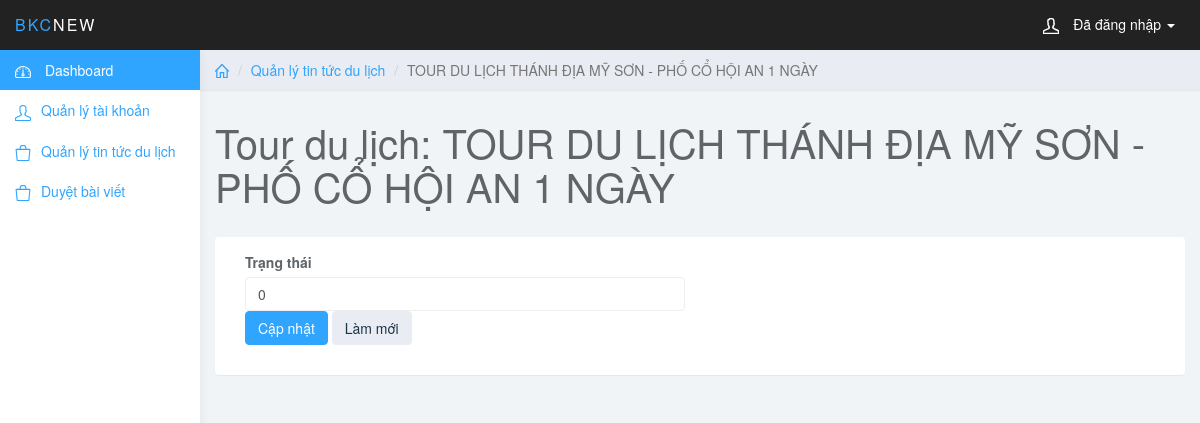
Page /admin/index.php?page=edit_status&prd_id=10 (signed in) on the committed database.
### tables this page shows
CREATE TABLE `product` (
  `prd_id` int(11) NOT NULL,
  `prd_name` varchar(255) NOT NULL,
  `prd_image` varchar(255) NOT NULL,
  `status` int(1) NOT NULL,
  `created` date,
  `user_full` varchar(255) NOT NULL,
  `prd_details` text NOT NULL
);

### admin/modules/product/edit_status.php (the view, shortened to what this page needs)
<?php
 if(isset($_GET['prd_id'])) {
     $prd_id = $_GET['prd_id'];
     $sqlProd = "SELECT * FROM product WHERE prd_id = $prd_id";
     $resultProd = mysqli_query($conn, $sqlProd);
     $prodEdit = mysqli_fetch_assoc($resultProd);
 }else{
     header('location: index.php?page=product');
 }
?>
<div class="col-sm-9 col-sm-offset-3 col-lg-10 col-lg-offset-2 main">
    <div class="row">
        <ol class="breadcrumb">
            <li><a href="#"><svg class="glyph stroked home"><use xlink:href="#stroked-home"></use></svg></a></li>
            <li><a href="">Quản lý tin tức du lịch</a></li>
            <li class="active"><?php echo $prodEdit['prd_name'];  ?></li>
        </ol>
    </div>
    <div class="row">
        <div class="col-lg-12">
            <h1 class="page-header">Tour du lịch: <?php echo $prodEdit['prd_name'];  ?></h1>
        </div>
    </div>
    <div class="row">
            <div class="col-lg-12">
                <div class="panel panel-default">
                    <div class="panel-body">
                        <div class="col-md-6">
                            <form role="form" method="post" enctype="multipart/form-data">
                        <div class="form-group">
                                <label>Trạng thái</label>
                                <input type="text" name="status" required class="form-control" value="<?php echo $prodEdit['status'];  ?>"  placeholder="">
                            <button type="submit" name="sbm" class="btn btn-primary">Cập nhật</button>
                            <button type="reset" class="btn btn-default">Làm mới</button>
                        </div>
                    </form>
                    </div>
                </div>
            </div>
        </div>
</div>

### admin/css/styles.css (style rules this page uses)
body { background: #f1f4f7; padding-top: 50px; color: #5f6468; }
a, a:hover, a:focus { color: #30a5ff; }
h1, h2, h3, h4, h5, h6 { color: #5f6468; }
h1 { font-weight: 300; font-size: 40px; }
.form-control { border: 1px solid #eee; box-shadow: none; }
.btn-default, .btn-default:hover, .btn-default:focus, .btn-default:active, .btn-default.active, .open > .dropdown-toggle.btn-default, .btn-default.disabled, .btn-default[disabled], fieldset[disabled] .btn-default, .btn-default.disabled:hover, .btn-default[disabled]:hover, fieldset[disabled] .btn-default:hover, .btn-default.disabled:focus, .btn-default[disabled]:focus, fieldset[disabled] .btn-default:focus, .btn-default.disabled:active, .btn-default[disabled]:active, fieldset[disabled] .btn-default:active, .btn-default.disabled.active, .btn-default[disabled].active, fieldset[disabled] .btn-default.active { background-color: #e9ecf2; border-color: #e9ecf2; color: #1b3548; }
.btn-primary, .btn-primary:hover, .btn-primary:focus, .btn-primary:active, .btn-primary.active, .open > .dropdown-toggle.btn-primary, .btn-primary.disabled, .btn-primary[disabled], fieldset[disabled] .btn-primary, .btn-primary.disabled:hover, .btn-primary[disabled]:hover, fieldset[disabled] .btn-primary:hover, .btn-primary.disabled:focus, .btn-primary[disabled]:focus, fieldset[disabled] .btn-primary:focus, .btn-primary.disabled:active, .btn-primary[disabled]:active, fieldset[disabled] .btn-primary:active, .btn-primary.disabled.active, .btn-primary[disabled].active, fieldset[disabled] .btn-primary.active { background-color: #30a5ff; border-color: #30a5ff; }
.panel { border: 0; }
.breadcrumb { border-radius: 0; padding: 10px 15px; background: #e9ecf2; box-shadow: 0 1px 1px rgba(0, 0, 0, .05); margin: 0 ; }
h1.page-header { margin-top: 30px; border-bottom: 0; }
.breadcrumb .glyph { height: 14px; width: 14px; margin: -2px 0 0 0; stroke-width: 4px; }

### rows in the picture
product: prd_name "TOUR DU LỊCH THÁNH ĐỊA MỸ SƠN - PHỐ CỔ HỘI AN 1 NGÀY", status "0"
